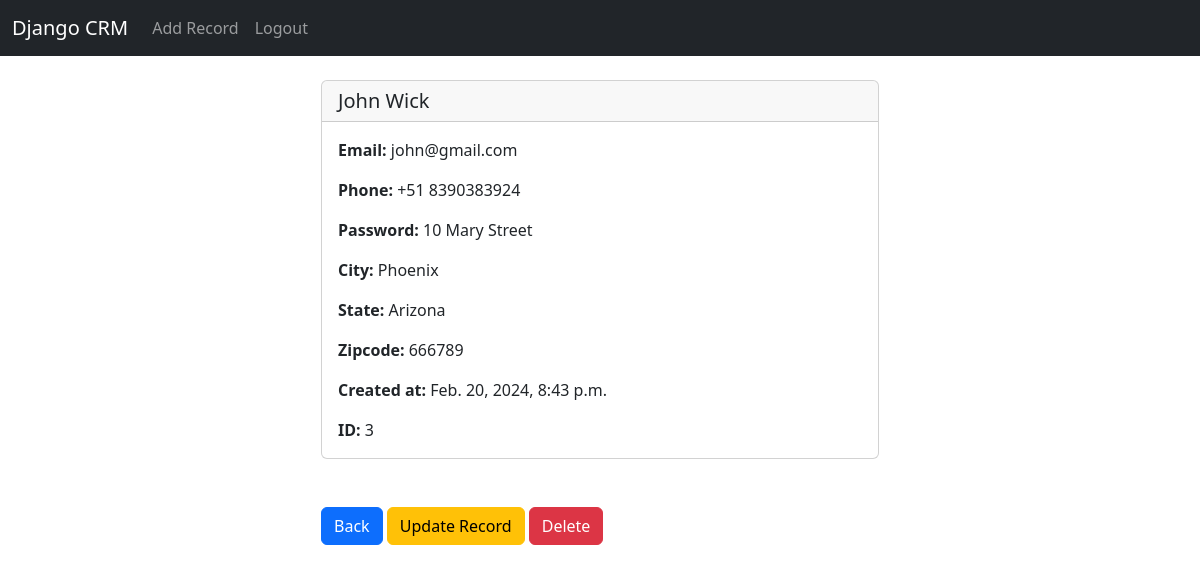
Screenshot of /record/3 (signed in) with the database file from the repository.
### website/models.py (models this page shows, shortened)
class Record(models.Model):
    created_at = models.DateTimeField(auto_now_add=True)
    first_name = models.CharField(max_length=50)
    last_name = models.CharField(max_length=50)
    email = models.CharField(max_length=100)
    phone = models.CharField(max_length=15)
    address = models.CharField(max_length=100)
    city = models.CharField(max_length=50)
    state = models.CharField(max_length=50)
    zipcode = models.CharField(max_length=20)

### website/views.py (the view)
# urls.py: path('record/<int:pk>', views.customer_record, name='record'),
def customer_record(request, pk):
    if request.user.is_authenticated:
        customer_record = Record.objects.get(id=pk)
        return render(request, 'website/record.html', {'customer_record': customer_record})
    else:
        messages.success(request, "You must be Logged In to view that page...")
        return redirect('home')

### website/templates/website/record.html (shortened to what this page needs)
{% extends "website/base.html" %}
{% block content %}
<div class="col-md-6 offset-md-3">
<div class="card">
    <h5 class="card-header">{{ customer_record.first_name }} {{ customer_record.last_name }}</h5>
    <div class="card-body">
      <p class="card-text"><strong>Email: </strong> {{ customer_record.email }}</p>
      <p class="card-text"><strong>Phone: </strong> {{ customer_record.phone }}</p>
      <p class="card-text"><strong>Password: </strong> {{ customer_record.address }}</p>
      <p class="card-text"><strong>City: </strong> {{ customer_record.city }}</p>
      <p class="card-text"><strong>State: </strong> {{ customer_record.state }}</p>
      <p class="card-text"><strong>Zipcode: </strong> {{ customer_record.zipcode }}</p>
      <p class="card-text"><strong>Created at: </strong> {{ customer_record.created_at }}</p>
      <p class="card-text"><strong>ID: </strong> {{ customer_record.id }}</p>
    </div>
  </div>
<a href={% url "home" %} class="btn btn-primary">Back</a>
<a href={% url "update_record" customer_record.id %} class="btn btn-warning">Update Record</a>
<a href={% url "delete_record" customer_record.id %} class="btn btn-danger">Delete</a>
</div>
{% endblock  %}

### rows the page displays
Record: first_name "John", last_name "Wick", email "john@gmail.com", phone "+51 8390383924", address "10 Mary Street", city "Phoenix", state "Arizona", zipcode "666789", created_at "Feb. 20, 2024, 8:43 p.m.", id "3"
